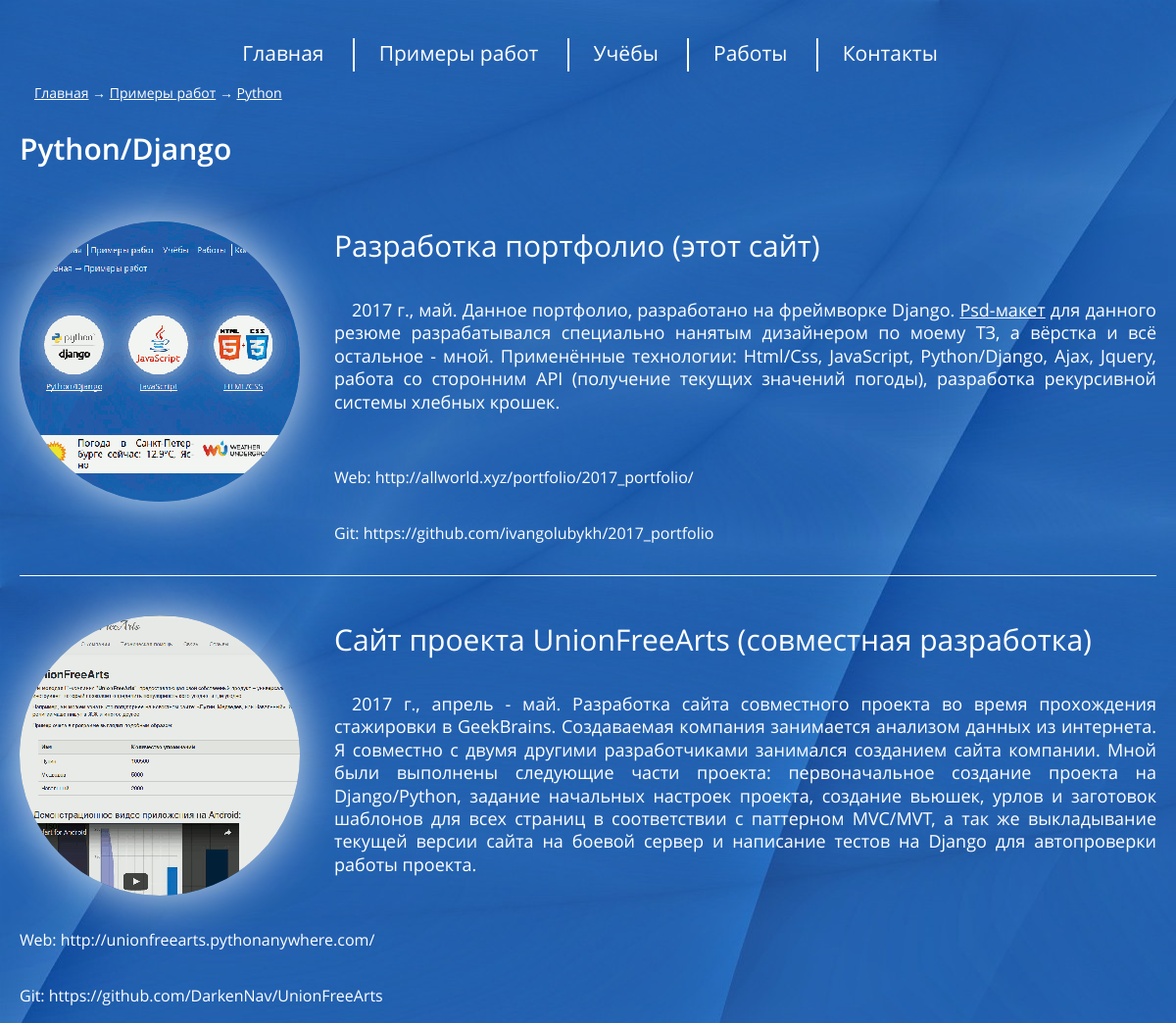
The app's page /portfolio/2017_portfolio/examples_work/python_django/ (upper part), older data.
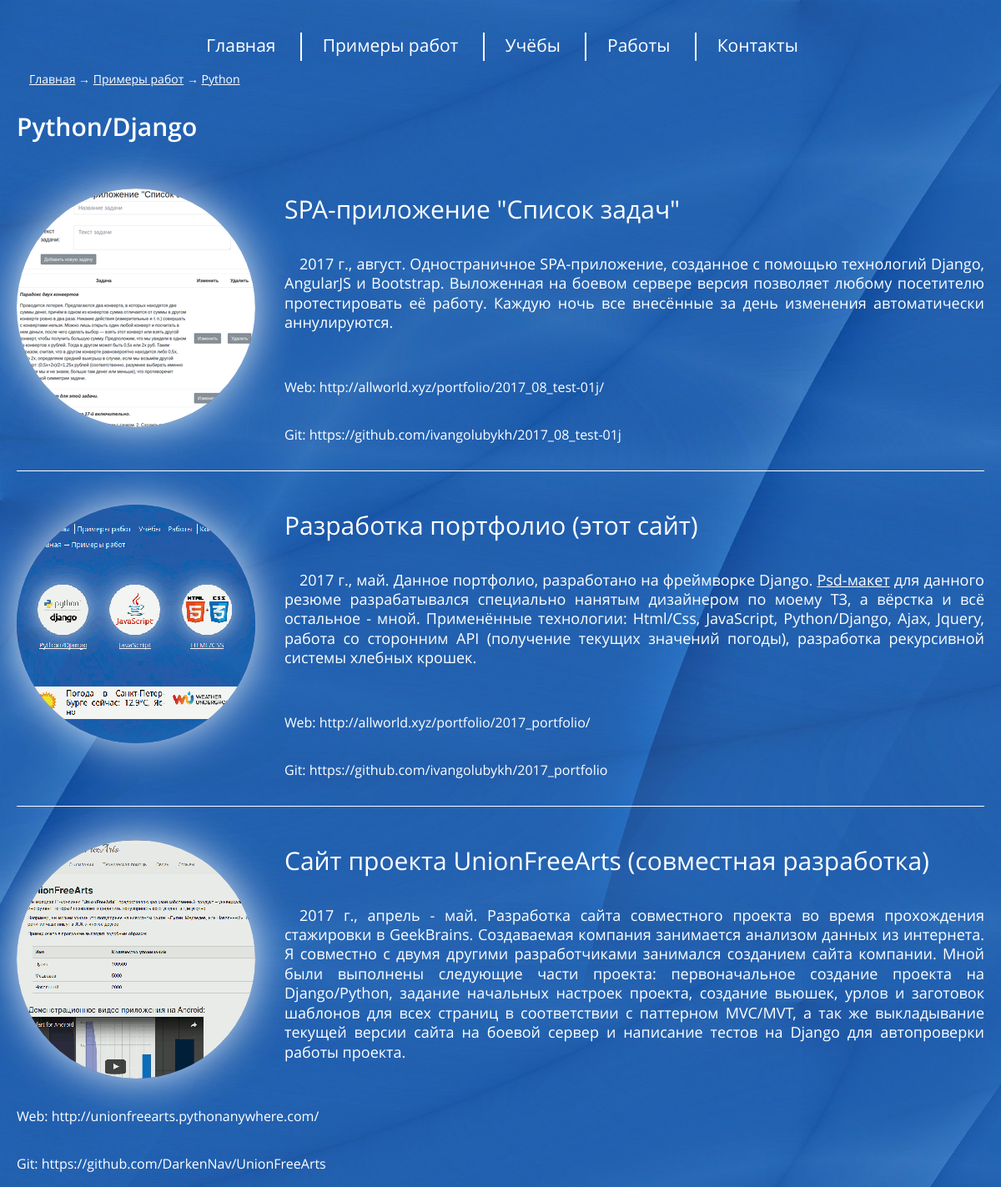
The same page, newer data.
### app_main/models_examples_work_python.py (models this page shows, shortened)
class ExamplesPython(models.Model):
    ordinal = models.PositiveSmallIntegerField(
        blank=False,
        null=False,
        db_index=True,
        unique=True,
        help_text='Порядковый номер объекта на странице',
        verbose_name='Порядковый номер объекта на странице',
        )
    name_project = models.CharField(
        max_length=255,
        blank=False,
        null=False,
        db_index=False,
        unique=False,
        help_text='Название проекта',
        verbose_name='Название проекта',
        )
    image_file = models.ImageField(
        upload_to='examples_python_images/',
        blank=True,
        verbose_name="Картинка проекта")
    net_address = models.CharField(
        max_length=255,
        blank=True,
        null=False,
        db_index=False,
        unique=False,
        help_text='Ссылка на проект в сети',
        verbose_name='Ссылка на проект в сети',
        )
    git_address = models.CharField(
        max_length=255,
        blank=True,
        null=False,
        db_index=False,
        unique=False,
        help_text='Ссылка на git-репозиторий проекта',
        verbose_name='Ссылка на git-репозиторий проекта',
        )
    text = models.TextField(
        blank=False,
        null=False,
        db_index=False,
        unique=False,
        help_text='Описание проекта',
        verbose_name='Описание проекта',
        )

### app_main/views.py (the view)
class ExamplesWorkPythonListView(ListView):
    crumbs_page_name = 'Python'
    crumbs_page_urlname = 'examples_work_python_django'
    crumbs_up = ExamplesWorkListView
    queryset = ExamplesPython.objects.order_by('ordinal').reverse()
    template_name = 'examples_work_section.html'
    def get_context_data(self, **kwargs):
        context = super().get_context_data(**kwargs)
        if 'session_exist' not in self.request.session or\
                not self.request.session['session_exist']:
            self.request.session['session_exist'] = True
        context['crumbs'] = crumbs(__class__)
        context['section'] = 'Python/Django'
        return context

### app_main/views.py (called while the page is built)
def crumbs(object):
    html_str = ''
    if object.crumbs_up:
        html_str += crumbs(object.crumbs_up) + ' &rarr; '
    html_str += '<a href="{}">{}</a>'.\
        format(reverse(object.crumbs_page_urlname), object.crumbs_page_name)
    return html_str

### app_main/templates/examples_work_section.html (shortened to what this page needs)
{% extends "base.html" %}
{% load staticfiles %}
{% block LoacalJsCss %}
    <link rel="stylesheet" href="{% static 'app_main/style/examples_work_section.css' %}">
{% endblock %}
{% block content  %}
    <h1>{{section}}</h1>
    <div>
        {% for object in object_list %}
        <div class="examples_wor_obj">
            <div class="examples_work_img">
                {% if object.image_file %}
                    <img alt="{{ object.name_project }}" src="{{ MEDIA_URL }}{{ object.image_file }}">
                {% endif %}
            </div>
            <h2>{{ object.name_project }}</h2>
            <p>{{ object.text|safe }}</p>
            {% if object.net_address %}
            <div class="web_link">Web: <a href="{{ object.net_address }}" target="_blank">{{ object.net_address }}</a></div>
            {% endif %}
            {% if object.git_address %}
            <div class="web_link">Git: <a href="{{ object.git_address }}" target="_blank">{{ object.git_address }}</a></div>
            {% endif %}
        </div>
        <br style="clear: both;">
        {% endfor %}
    </div>
{% endblock %}

### templates/base.html (shortened to what this page needs)
<!DOCTYPE html>
{% load staticfiles %}
<html lang="ru">
<head>
	<link rel="stylesheet" href="{% static 'general/style/reset.css' %}">
	<link rel="stylesheet" href="{% static 'general/style/style.css' %}">
	{% block LoacalJsCss %}
	{% endblock %}
</head>
<body>
<div class="overfooter">
	<header>
		<div class="navigation">
		 {% include 'base_main_menu.html' %}
		</div>
		{% if crumbs %}
			<div class="large_scrin_view breadcrumbs">
				{{ crumbs|safe }}
			</div>
		{% endif %}
	</header>
	<article>
		{% block content %}
		{% endblock %}
	</article>
</div>
</body>
</html>

### templates/base_main_menu.html
<ul>
	<li><a href="{% url 'main' %}">Главная</a></li>
	<li><a href="{% url 'examples_work' %}">Примеры работ</a></li>
	<li><a href="{% url 'education' %}">Учёбы</a></li>
	<li><a href="{% url 'works' %}">Работы</a></li>
	<li><a href="{% url 'contact' %}">Контакты</a></li>
</ul>

### templates/weather.html (shortened to what this page needs)
{% load staticfiles %}

### general_static/general/style/style.css (style rules this page uses)
* { font-weight: 400; color: inherit; text-decoration: none; }
html, body { height: 100%; color: #ffffff; }
body { width: 100%; min-width: 320px; border: 0px; background-color: #2361b0; -webkit-hyphens: auto; -moz-hyphens: auto; -ms-hyphens: auto; text-align: justify; }
article p a, article li a { text-decoration: underline; }
h1, h2, h3, h4, p, li { line-height: 1.3em; }
h2, i { font-family: OpenSansItalic; }
.overfooter { position: relative; max-width: 1280px; margin: 0 auto; }
@media screen and (min-width: 481px) { html { font-family: OpenSansRegular; } }
@media screen and (min-width: 481px) { header { text-align: center; } }
@media screen and (min-width: 481px) { .navigation { margin: 39px 0 0 0; } }
@media screen and (min-width: 481px) { .navigation ul { display: inline-block; padding: 0px; vertical-align: middle; } }
@media screen and (min-width: 481px) { .navigation ul li { padding: 0px 25px; display: inline-block; font-size: 21px; border-left: solid 2px; height: 34px; vertical-align: middle; } }
@media screen and (min-width: 481px) { .navigation ul li:first-child { border-left: solid 0px; } }
@media screen and (min-width: 481px) { .breadcrumbs { width: 100%; margin: 15px 15px; font-size: 14px; text-align: left; } }
@media screen and (min-width: 481px) { body h1 { font-size: 30px; } }
@media screen and (min-width: 481px) { body h2 { font-size: 26px; } }
@media screen and (min-width: 481px) { body p { font-size: 24px; } }
@media screen and (min-width: 481px) { body p, body h1, body h2, body h3, body h4 { margin: 5px 0px 35px 0px; } }
@media screen and (min-width: 481px) { article { margin: 15px 0 25px 0; } }
@media screen and (min-width: 481px) { .overfooter { min-height: calc(100% - 133px); padding: 0px 20px 133px 20px; } }
.navigation ul li a { vertical-align: middle; }
.navigation { display: inline-block; line-height: 1; }
.breadcrumbs a { text-decoration: underline; }
p { text-indent: 1em; }
article { display: inline-block; width: 100%; }

### app_main/static/app_main/style/examples_work_section.css (style rules this page uses)
@media screen and (min-width: 481px) { body h1, body h2 { font-size: 30px; } }
@media screen and (min-width: 481px) { body p { font-size: 18px; } }
body h1 { font-family: OpenSansSemiBold; margin: 0 0 15px 0; }
body h2 { font-family: OpenSansRegular; margin: 5 0 25px 0; }
.examples_work_img { max-width: 286px; float: left; margin: 0 35px 10px 0; width: 40%; }
.examples_work_img > img { border-radius: 50%; box-shadow: 0 0 55px -5px white; width: 100%; height: 100%; }
.web_link { display: inline-block; width: 50%; padding: 2px 0; white-space: nowrap; overflow: hidden; text-overflow: ellipsis; margin: 20px 2% 15px 0; }
.examples_wor_obj { border-top: solid 1px; padding: 40px 0 0 0; }
.examples_wor_obj:first-child { border-top: 0px; }

Row changes from the older to the newer data that the page shows:
added ExamplesPython: image_file (picture), name_project "SPA-приложение \"Cписок задач\"", text "2017 г., август. Одностраничное SPA-приложение, созданное с помощью технологий Django, AngularJS и Bootstrap. Выложенная на боевом сервере версия позволяет любому посетителю протестировать её работу. Каждую ночь все внесённые за день изменения автоматически аннулируются.", net_address "http://allworld.xyz/portfolio/2017_08_test-01j/", git_address "https://github.com/ivangolubykh/2017_08_test-01j"
